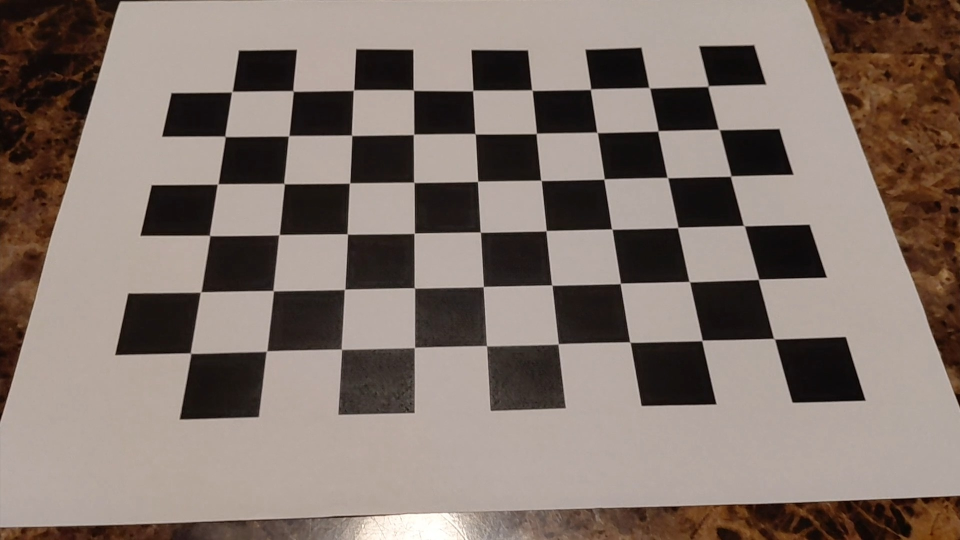
#> input picture Modele_projet_v2/calib_images/intrinsics/cam1/Screenshot_20251122_205419_Gallery.jpg, 1920 x 1080 px (shown at 1/2 size); its folder holds 4 pictures in this run
$ python zhang_calibration.py
#> lines starting #> are read from the running program, lines starting #| are printed output that depends on the picture
import cv2
import numpy as np
import glob

"""
Fichier : zhang_calibration.py

Projet : MEC3900 – Détection et modélisation de la trajectoire d’un ballon de volleyball
Auteur : Denis Jonquieres
Date : 2025-11-18

Description :
Ce script implémente une calibration intrinsèque de caméra basée sur la méthode de Zhang,
à partir d’images d’un damier (chessboard).

Objectif :
- Estimer les paramètres intrinsèques de la caméra (matrice K),
- Estimer les coefficients de distorsion optique (radiale et tangentielle),
- Fournir les paramètres nécessaires à :
  - la correction de distorsion (undistortion),
  - la normalisation des coordonnées image,
  - la calibration stéréo et la triangulation 3D.

Lien avec le pipeline du projet :
- Étape fondamentale avant toute triangulation ou modélisation 3D
- Garantit une géométrie image cohérente et mesurable
"""


def calibration(path, CHECKERBOARD=(9, 6)):
    """
    Calibre une caméra à partir d’un ensemble d’images de damier.

    Paramètres
    ----------
    path : str
        Dossier contenant les images du damier (format .jpg).
    CHECKERBOARD : tuple (cols, rows)
        Dimensions internes du damier (nombre de coins détectables).

    Retour
    ------
    ret : float
        Erreur RMS de reprojection globale (en pixels).
    K : np.ndarray (3x3)
        Matrice intrinsèque de la caméra.
    dist : np.ndarray
        Coefficients de distorsion (k1, k2, p1, p2, k3).
    rvecs : list[np.ndarray]
        Vecteurs de rotation (un par image).
    tvecs : list[np.ndarray]
        Vecteurs de translation (un par image).

    Notes
    -----
    Cette fonction applique directement cv2.calibrateCamera, qui implémente
    la méthode de Zhang pour la calibration intrinsèque.
    """
#> called with path = 'calib_images/intrinsics/cam1', CHECKERBOARD = (9, 6)

    # Génération des points 3D du damier dans son propre repère
    # Hypothèse : le damier est plan (Z = 0)
    objp = np.zeros((CHECKERBOARD[0] * CHECKERBOARD[1], 3), np.float32)
    objp[:, :2] = np.mgrid[
        0:CHECKERBOARD[0],
        0:CHECKERBOARD[1]
    ].T.reshape(-1, 2)

    # Listes de correspondances :
    # - objpoints : points 3D connus (damier)
    # - imgpoints : points 2D détectés dans l’image
    objpoints = []  # Points 3D (monde)
    imgpoints = []  # Points 2D (image)

    # Lecture de toutes les images .jpg dans le dossier
    images = glob.glob(path + "/*.jpg")

    for fname in images:
        # Lecture image
        img = cv2.imread(fname)
#> img is the input picture: shape (1080, 1920, 3); mean B, G, R 108.6, 116.5, 130.4

        # Conversion en niveaux de gris (requis pour la détection du damier)
        gray = cv2.cvtColor(img, cv2.COLOR_BGR2GRAY)
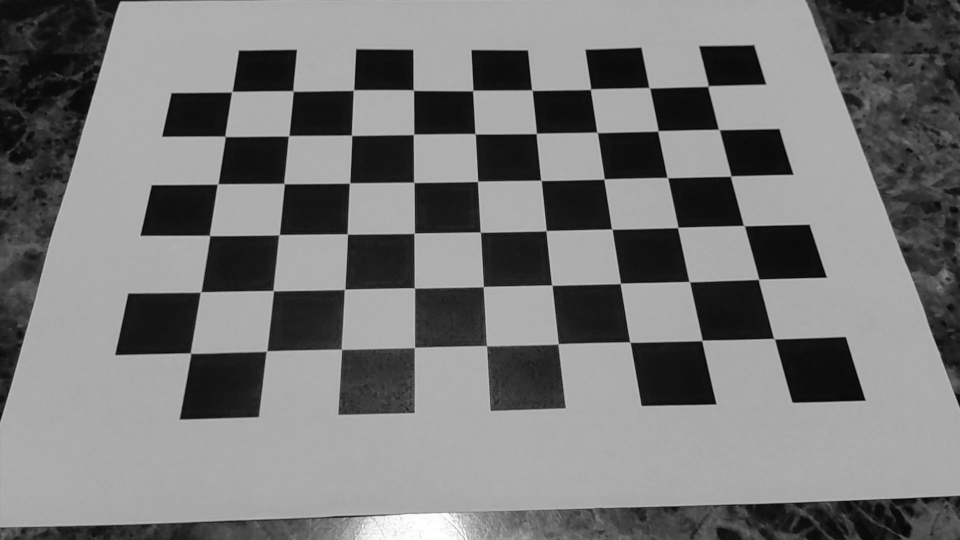
#> gray: shape (1080, 1920) (shown at 1/2 size); min 1, max 255, mean 119.8

        # Détection des coins du damier
        ret, corners = cv2.findChessboardCorners(gray, CHECKERBOARD, None)
#> ret = True; corners = 54 rows, first 8: [1548.6, 678.1], [1404.5, 681.3], [1259.3, 684.1], [1117.5, 687.5], [973.5, 691.6], [829.1, 695.7], [683.6, 699.4], [534.4, 701.9]

        if ret:
            # Si le damier est détecté :
            # - on ajoute les points 3D correspondants
            # - on raffine les coins détectés en subpixel
            objpoints.append(objp)

            corners2 = cv2.cornerSubPix(
                gray,
                corners,
                (11, 11),
                (-1, -1),
                criteria=(
                    cv2.TERM_CRITERIA_EPS +
                    cv2.TERM_CRITERIA_MAX_ITER,
                    30,
                    0.001
                )
            )
#> corners2 = 54 rows, first 8: [1548.5, 677.8], [1404.4, 681.3], [1260.2, 684.6], [1116.8, 688], [973.5, 692], [829.4, 695.3], [683.4, 698.9], [533.5, 702.6]
            imgpoints.append(corners2)
#> pass 2 of the loop in calibration, `for fname in images:`:
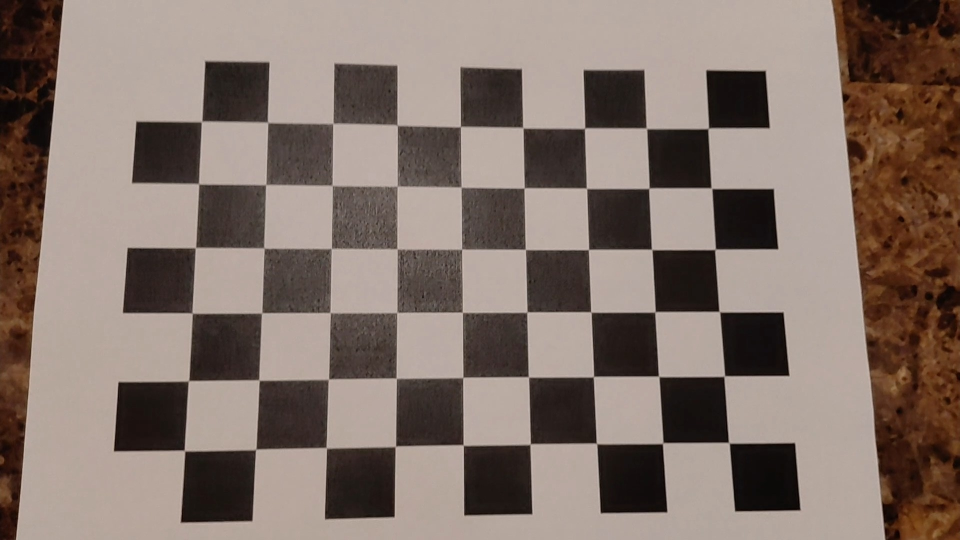
#> input picture Modele_projet_v2/calib_images/intrinsics/cam1/Screenshot_20251122_205427_Gallery.jpg, 1920 x 1080 px (shown at 1/2 size)
#> in calibration, img is the input picture: shape (1080, 1920, 3); mean B, G, R 106.3, 114.8, 130.7
#> in calibration, `gray = cv2.cvtColor(img, cv2.COLOR_BGR2GRAY)`:
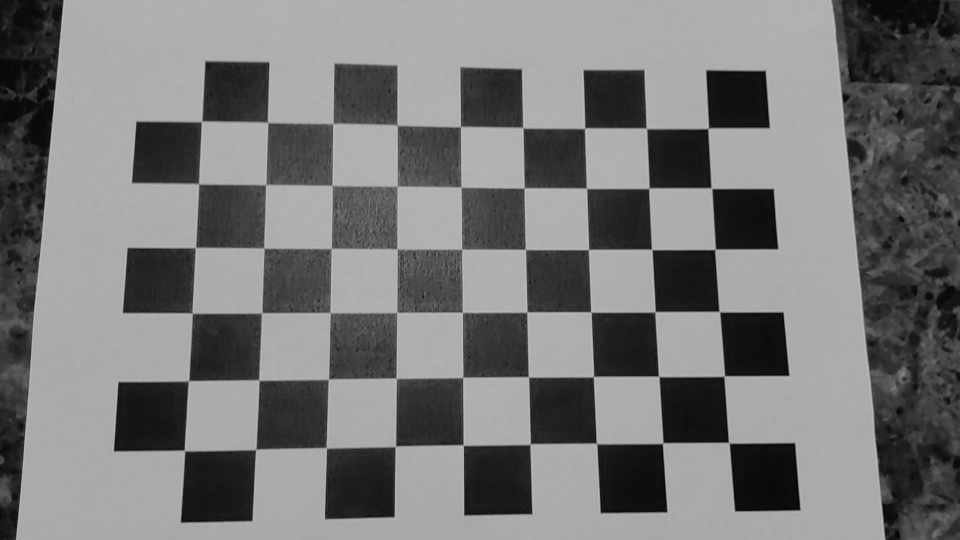
#> gray: shape (1080, 1920) (shown at 1/2 size); min 1, max 197, mean 118.6
#> corners = 54 rows, first 8: [1458, 886.5], [1325.5, 886.5], [1193.5, 887.5], [1061, 888.5], [927, 890.5], [791, 893], [652.4, 898.4], [512, 899.5]
#> corners2 = 54 rows, first 8: [1458.3, 886], [1325.9, 886.5], [1193.4, 887.3], [1060.8, 888.6], [926.9, 890.5], [791.3, 892.9], [653.1, 896.1], [511.8, 899.3]
#> pass 3 of the loop in calibration, `for fname in images:`:
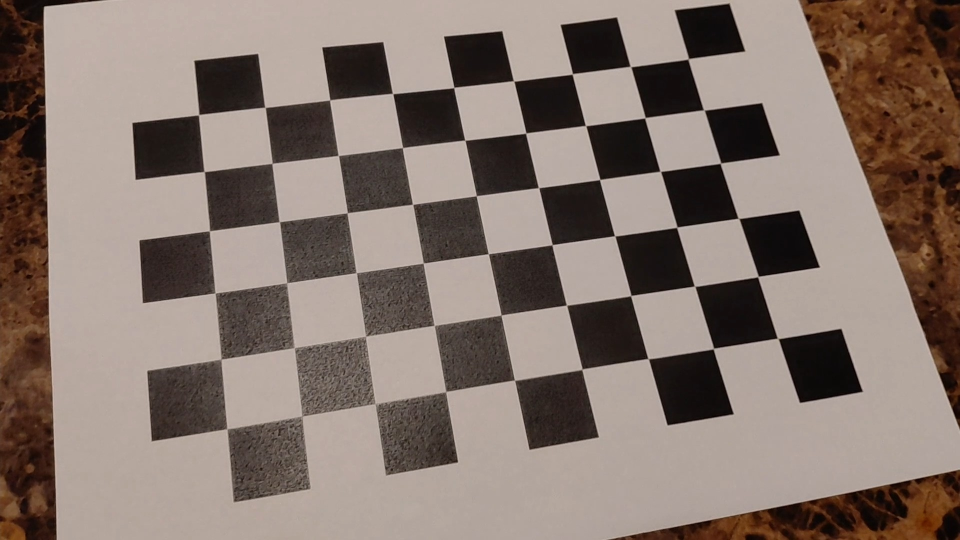
#> input picture Modele_projet_v2/calib_images/intrinsics/cam1/Screenshot_20251122_205438_Gallery.jpg, 1920 x 1080 px (shown at 1/2 size)
#> in calibration, img is the input picture: shape (1080, 1920, 3); mean B, G, R 109, 117.4, 132.6
#> in calibration, `gray = cv2.cvtColor(img, cv2.COLOR_BGR2GRAY)`:
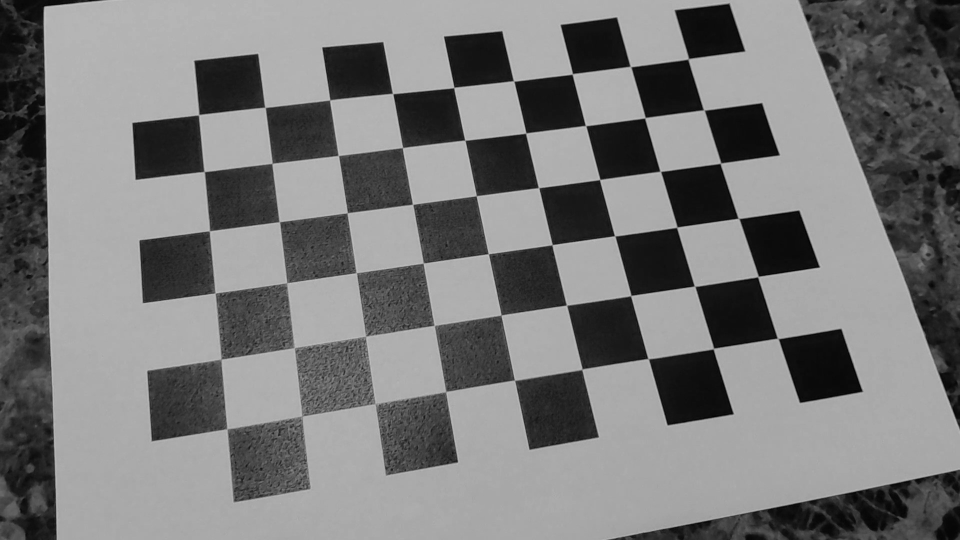
#> gray: shape (1080, 1920) (shown at 1/2 size); min 1, max 201, mean 121
#> corners = 54 rows, first 8: [1553.4, 677.2], [1426.1, 698.7], [1295.7, 717.1], [1164.1, 739], [1029.2, 760.6], [892.8, 783.1], [750.2, 806.2], [604.6, 832.9]
#> corners2 = 54 rows, first 8: [1556, 677.3], [1427.3, 697.5], [1296.6, 717.6], [1164.5, 738.8], [1029.4, 760.7], [892.1, 783.5], [751.2, 807.6], [604.5, 832.2]
#> the loop made 4 passes; the first 3 are shown

    # Calibration intrinsèque OpenCV :
    # Estime K, dist, rvecs et tvecs à partir des correspondances 3D–2D
    ret, K, dist, rvecs, tvecs = cv2.calibrateCamera(
        objpoints,
        imgpoints,
        gray.shape[::-1],
        None,
        None
    )

    return (ret, K, dist, rvecs, tvecs)


if __name__ == '__main__':
    """
    Exécution directe du script pour calibrer deux caméras (cam1 et cam2).

    Étapes :
    1) Chargement des images de calibration pour chaque caméra,
    2) Estimation des paramètres intrinsèques,
    3) Affichage des matrices K et des coefficients de distorsion.

    Remarque :
    Les paramètres affichés sont ensuite réutilisés dans :
    - la correction de distorsion,
    - la calibration stéréo,
    - la triangulation 3D.
    """

    CHECKERBOARD = (9, 6)

    # Dossiers contenant les images de calibration intrinsèque
    path1 = "calib_images/intrinsics/cam1"
    path2 = "calib_images/intrinsics/cam2"

    # Calibration caméra 1
    ret1, K1, dist1, rvecs1, tvecs1 = calibration(path1, CHECKERBOARD)

    # Calibration caméra 2
    ret2, K2, dist2, rvecs2, tvecs2 = calibration(path2, CHECKERBOARD)
#> (the run stopped early here; a loop or call above may not have finished)
